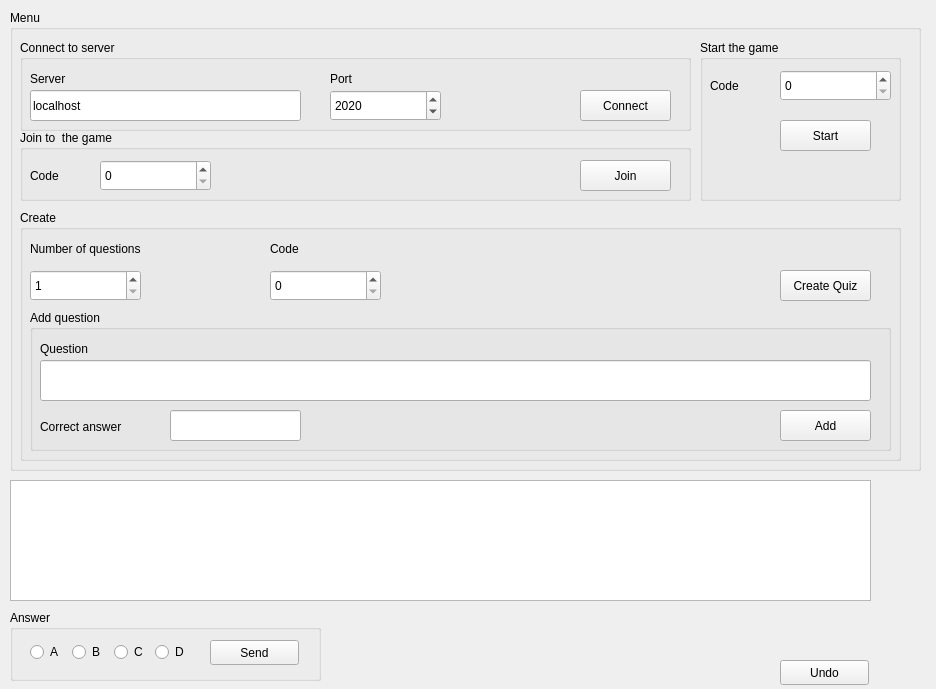
<?xml version="1.0" encoding="UTF-8"?>
<ui version="4.0">
 <class>Client</class>
 <widget class="QWidget" name="Client">
  <property name="geometry">
   <rect>
    <x>0</x>
    <y>0</y>
    <width>936</width>
    <height>689</height>
   </rect>
  </property>
  <property name="windowTitle">
   <string>KahootClient</string>
  </property>
  <widget class="QTextEdit" name="quiz">
   <property name="geometry">
    <rect>
     <x>10</x>
     <y>480</y>
     <width>861</width>
     <height>121</height>
    </rect>
   </property>
  </widget>
  <widget class="QGroupBox" name="connectAnswer">
   <property name="geometry">
    <rect>
     <x>10</x>
     <y>610</y>
     <width>311</width>
     <height>71</height>
    </rect>
   </property>
   <property name="title">
    <string>Answer</string>
   </property>
   <widget class="QPushButton" name="send">
    <property name="geometry">
     <rect>
      <x>200</x>
      <y>30</y>
      <width>89</width>
      <height>25</height>
     </rect>
    </property>
    <property name="text">
     <string>Send</string>
    </property>
   </widget>
   <widget class="QWidget" name="layoutWidget">
    <property name="geometry">
     <rect>
      <x>20</x>
      <y>30</y>
      <width>161</width>
      <height>25</height>
     </rect>
    </property>
    <layout class="QHBoxLayout" name="checkBoxes">
     <item>
      <widget class="QRadioButton" name="a">
       <property name="text">
        <string>A</string>
       </property>
      </widget>
     </item>
     <item>
      <widget class="QRadioButton" name="b">
       <property name="text">
        <string>B</string>
       </property>
      </widget>
     </item>
     <item>
      <widget class="QRadioButton" name="c">
       <property name="text">
        <string>C</string>
       </property>
      </widget>
     </item>
     <item>
      <widget class="QRadioButton" name="d">
       <property name="text">
        <string>D</string>
       </property>
      </widget>
     </item>
    </layout>
   </widget>
  </widget>
  <widget class="QGroupBox" name="connectMenu">
   <property name="geometry">
    <rect>
     <x>10</x>
     <y>10</y>
     <width>911</width>
     <height>461</height>
    </rect>
   </property>
   <property name="title">
    <string>Menu</string>
   </property>
   <widget class="QGroupBox" name="connectCreate">
    <property name="geometry">
     <rect>
      <x>10</x>
      <y>200</y>
      <width>881</width>
      <height>251</height>
     </rect>
    </property>
    <property name="title">
     <string>Create</string>
    </property>
    <widget class="QPushButton" name="create">
     <property name="geometry">
      <rect>
       <x>760</x>
       <y>60</y>
       <width>91</width>
       <height>31</height>
      </rect>
     </property>
     <property name="text">
      <string>Create Quiz</string>
     </property>
    </widget>
    <widget class="QSpinBox" name="code">
     <property name="geometry">
      <rect>
       <x>250</x>
       <y>60</y>
       <width>111</width>
       <height>31</height>
      </rect>
     </property>
     <property name="minimumSize">
      <size>
       <width>111</width>
       <height>31</height>
      </size>
     </property>
     <property name="toolTip">
      <string>&lt;html&gt;&lt;head/&gt;&lt;body&gt;&lt;p&gt;&lt;br/&gt;&lt;/p&gt;&lt;/body&gt;&lt;/html&gt;</string>
     </property>
     <property name="minimum">
      <number>0</number>
     </property>
     <property name="maximum">
      <number>9999</number>
     </property>
    </widget>
    <widget class="QLabel" name="label_5">
     <property name="geometry">
      <rect>
       <x>250</x>
       <y>30</y>
       <width>67</width>
       <height>17</height>
      </rect>
     </property>
     <property name="text">
      <string>Code</string>
     </property>
    </widget>
    <widget class="QSpinBox" name="numOfQuest">
     <property name="geometry">
      <rect>
       <x>10</x>
       <y>60</y>
       <width>111</width>
       <height>31</height>
      </rect>
     </property>
     <property name="minimumSize">
      <size>
       <width>111</width>
       <height>31</height>
      </size>
     </property>
     <property name="toolTip">
      <string>&lt;html&gt;&lt;head/&gt;&lt;body&gt;&lt;p&gt;&lt;br/&gt;&lt;/p&gt;&lt;/body&gt;&lt;/html&gt;</string>
     </property>
     <property name="minimum">
      <number>1</number>
     </property>
     <property name="maximum">
      <number>10</number>
     </property>
     <property name="value">
      <number>1</number>
     </property>
    </widget>
    <widget class="QLabel" name="label_6">
     <property name="geometry">
      <rect>
       <x>10</x>
       <y>30</y>
       <width>161</width>
       <height>17</height>
      </rect>
     </property>
     <property name="text">
      <string>Number of questions</string>
     </property>
    </widget>
    <widget class="QGroupBox" name="connectQuestion">
     <property name="geometry">
      <rect>
       <x>10</x>
       <y>100</y>
       <width>861</width>
       <height>141</height>
      </rect>
     </property>
     <property name="title">
      <string>Add question</string>
     </property>
     <widget class="QPushButton" name="add">
      <property name="geometry">
       <rect>
        <x>750</x>
        <y>100</y>
        <width>91</width>
        <height>31</height>
       </rect>
      </property>
      <property name="text">
       <string>Add</string>
      </property>
     </widget>
     <widget class="QLineEdit" name="question">
      <property name="geometry">
       <rect>
        <x>10</x>
        <y>50</y>
        <width>831</width>
        <height>41</height>
       </rect>
      </property>
      <property name="text">
       <string/>
      </property>
     </widget>
     <widget class="QLineEdit" name="correct">
      <property name="geometry">
       <rect>
        <x>140</x>
        <y>100</y>
        <width>131</width>
        <height>31</height>
       </rect>
      </property>
      <property name="text">
       <string/>
      </property>
     </widget>
     <widget class="QLabel" name="label_7">
      <property name="geometry">
       <rect>
        <x>10</x>
        <y>106</y>
        <width>121</width>
        <height>21</height>
       </rect>
      </property>
      <property name="text">
       <string>Correct answer</string>
      </property>
     </widget>
     <widget class="QLabel" name="label_8">
      <property name="geometry">
       <rect>
        <x>10</x>
        <y>30</y>
        <width>71</width>
        <height>17</height>
       </rect>
      </property>
      <property name="text">
       <string>Question</string>
      </property>
     </widget>
    </widget>
   </widget>
   <widget class="QGroupBox" name="connect">
    <property name="geometry">
     <rect>
      <x>10</x>
      <y>30</y>
      <width>671</width>
      <height>91</height>
     </rect>
    </property>
    <property name="title">
     <string>Connect to server</string>
    </property>
    <widget class="QPushButton" name="connectButton">
     <property name="geometry">
      <rect>
       <x>560</x>
       <y>50</y>
       <width>91</width>
       <height>31</height>
      </rect>
     </property>
     <property name="text">
      <string>Connect</string>
     </property>
    </widget>
    <widget class="QLineEdit" name="server">
     <property name="geometry">
      <rect>
       <x>10</x>
       <y>50</y>
       <width>271</width>
       <height>31</height>
      </rect>
     </property>
     <property name="text">
      <string>localhost</string>
     </property>
    </widget>
    <widget class="QLabel" name="label">
     <property name="geometry">
      <rect>
       <x>10</x>
       <y>30</y>
       <width>67</width>
       <height>17</height>
      </rect>
     </property>
     <property name="text">
      <string>Server</string>
     </property>
    </widget>
    <widget class="QLabel" name="label_2">
     <property name="geometry">
      <rect>
       <x>310</x>
       <y>30</y>
       <width>67</width>
       <height>17</height>
      </rect>
     </property>
     <property name="text">
      <string>Port</string>
     </property>
    </widget>
    <widget class="QSpinBox" name="port">
     <property name="geometry">
      <rect>
       <x>310</x>
       <y>50</y>
       <width>111</width>
       <height>31</height>
      </rect>
     </property>
     <property name="minimumSize">
      <size>
       <width>111</width>
       <height>31</height>
      </size>
     </property>
     <property name="toolTip">
      <string>&lt;html&gt;&lt;head/&gt;&lt;body&gt;&lt;p&gt;&lt;br/&gt;&lt;/p&gt;&lt;/body&gt;&lt;/html&gt;</string>
     </property>
     <property name="minimum">
      <number>0</number>
     </property>
     <property name="maximum">
      <number>9999</number>
     </property>
     <property name="value">
      <number>2020</number>
     </property>
    </widget>
   </widget>
   <widget class="QGroupBox" name="join_game">
    <property name="geometry">
     <rect>
      <x>10</x>
      <y>120</y>
      <width>671</width>
      <height>71</height>
     </rect>
    </property>
    <property name="title">
     <string>Join to  the game</string>
    </property>
    <widget class="QPushButton" name="joinButton">
     <property name="geometry">
      <rect>
       <x>560</x>
       <y>30</y>
       <width>91</width>
       <height>31</height>
      </rect>
     </property>
     <property name="text">
      <string>Join</string>
     </property>
    </widget>
    <widget class="QLabel" name="label_9">
     <property name="geometry">
      <rect>
       <x>10</x>
       <y>30</y>
       <width>71</width>
       <height>31</height>
      </rect>
     </property>
     <property name="text">
      <string>Code</string>
     </property>
    </widget>
    <widget class="QSpinBox" name="join_code">
     <property name="geometry">
      <rect>
       <x>80</x>
       <y>30</y>
       <width>111</width>
       <height>31</height>
      </rect>
     </property>
     <property name="minimumSize">
      <size>
       <width>111</width>
       <height>31</height>
      </size>
     </property>
     <property name="toolTip">
      <string>&lt;html&gt;&lt;head/&gt;&lt;body&gt;&lt;p&gt;&lt;br/&gt;&lt;/p&gt;&lt;/body&gt;&lt;/html&gt;</string>
     </property>
     <property name="minimum">
      <number>0</number>
     </property>
     <property name="maximum">
      <number>9999</number>
     </property>
    </widget>
   </widget>
   <widget class="QGroupBox" name="start_game">
    <property name="geometry">
     <rect>
      <x>690</x>
      <y>30</y>
      <width>201</width>
      <height>161</height>
     </rect>
    </property>
    <property name="title">
     <string>Start the game</string>
    </property>
    <widget class="QLabel" name="label_10">
     <property name="geometry">
      <rect>
       <x>10</x>
       <y>30</y>
       <width>71</width>
       <height>31</height>
      </rect>
     </property>
     <property name="text">
      <string>Code</string>
     </property>
    </widget>
    <widget class="QSpinBox" name="start_code">
     <property name="geometry">
      <rect>
       <x>80</x>
       <y>30</y>
       <width>111</width>
       <height>31</height>
      </rect>
     </property>
     <property name="minimumSize">
      <size>
       <width>111</width>
       <height>31</height>
      </size>
     </property>
     <property name="toolTip">
      <string>&lt;html&gt;&lt;head/&gt;&lt;body&gt;&lt;p&gt;&lt;br/&gt;&lt;/p&gt;&lt;/body&gt;&lt;/html&gt;</string>
     </property>
     <property name="minimum">
      <number>0</number>
     </property>
     <property name="maximum">
      <number>9999</number>
     </property>
    </widget>
    <widget class="QPushButton" name="startButton">
     <property name="geometry">
      <rect>
       <x>80</x>
       <y>80</y>
       <width>91</width>
       <height>31</height>
      </rect>
     </property>
     <property name="text">
      <string>Start</string>
     </property>
    </widget>
   </widget>
  </widget>
  <widget class="QPushButton" name="undoButton">
   <property name="geometry">
    <rect>
     <x>780</x>
     <y>660</y>
     <width>89</width>
     <height>25</height>
    </rect>
   </property>
   <property name="text">
    <string>Undo</string>
   </property>
  </widget>
 </widget>
 <resources/>
 <connections/>
</ui>
